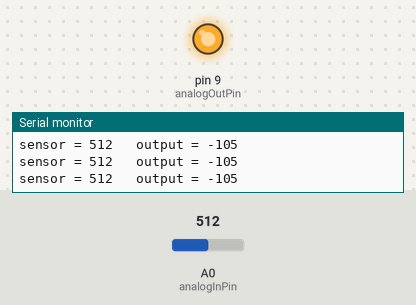
Simulated run of this sketch. Board: Arduino Uno, built with avr-gcc and run on an emulated ATmega328P. On the bench: output pins drawn as LEDs (lit = HIGH), the last lines printed to the serial monitor. The inputs (shaded band) are chosen by the test bench; at power-on: A0 (analogInPin) = 512.

Above: at 1.2 s.
1.3 s: A0 (analogInPin) set to 865
4.3 s: A0 (analogInPin) set to 897
At 5.4 s:
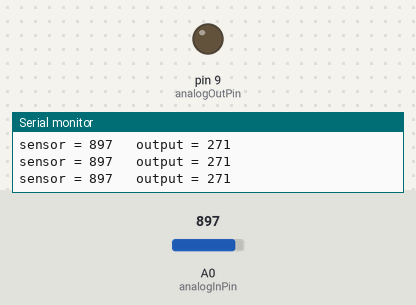
Timing chart, 0 to 7.3 s (numbered marks = the images above; inputs shaded):
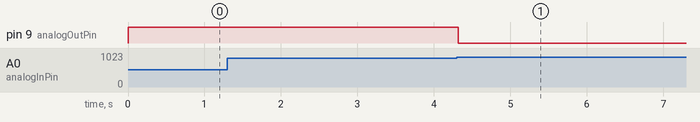

Measured:
- the behaviour switches between 880 and 881 on A0 (analogInPin) (found by bisection; images 0 and 1)
- after the input at 4.3 s, pin 9 (analogOutPin): HIGH → LOW at once

The sketch:

_1102.ino
```cpp
const int analogInPin = A0;  // Analog input pin that the potentiometer is attached to
const int analogOutPin = 9; // Analog output pin that the LED is attached to

int sensorValue = 0;        // value read from the pot
int outputValue = 0;        // value output to the PWM (analog out)

void setup() {
  // initialize serial communications at 9600 bps:
  Serial.begin(9600);
  pinMode(analogOutPin,OUTPUT);
  }


void loop() {
  // read the analog in value:
  sensorValue = analogRead(analogInPin);
  // map it to the range of the analog out:
  outputValue = map(sensorValue, 620, 880, 0, 255);
  // change the analog out value:
  if(sensorValue>880)digitalWrite(analogOutPin,LOW);
  if(sensorValue<620)digitalWrite(analogOutPin,HIGH);
 // analogWrite(analogOutPin, outputValue);

  // print the results to the serial monitor:
  Serial.print("sensor = " );
  Serial.print(sensorValue);
  Serial.print("\t output = ");
  Serial.println(outputValue);


  // wait 2 milliseconds before the next loop
  // for the analog-to-digital converter to settle
  // after the last reading:
  delay(2);
}
```
